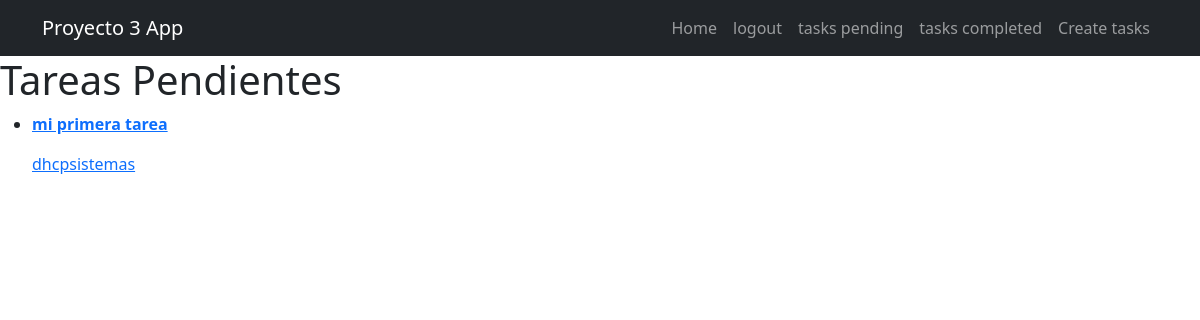
Page /tasks_completed/ (signed in) on the earlier database version.
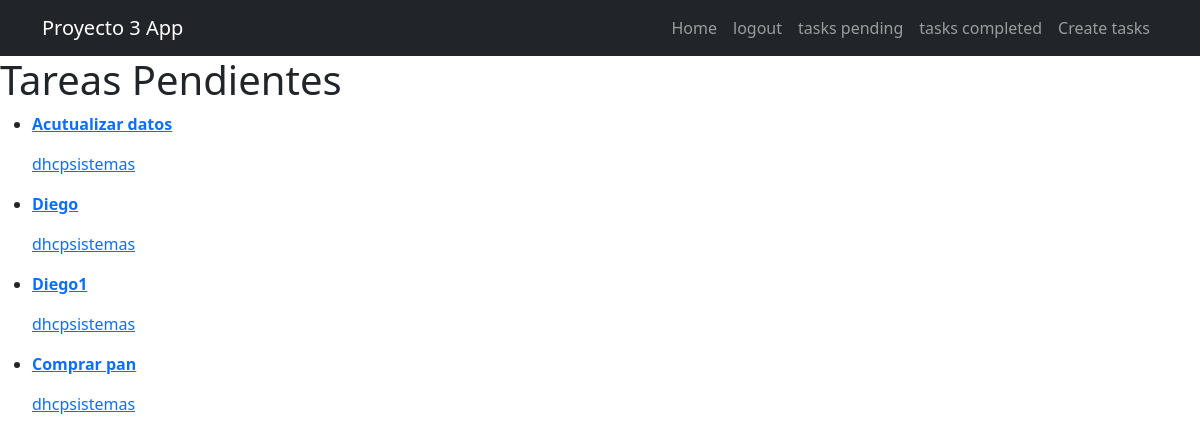
Same page on the later database version.
### tasks/models.py (models this page shows, shortened)
class Task(models.Model):
    title = models.CharField(max_length=100)
    descripcion = models.TextField(blank=True)
    created = models.DateTimeField(auto_now_add=True)
    detacompleted = models.DateTimeField(null=True)
    important = models.BooleanField(default=False)
    user = models.ForeignKey(User, on_delete=models.CASCADE)

### tasks/views.py (the view)
# urls.py: path('tasks_completed/', views.tasks_completed, name='tasks_completed'),
@login_required
def tasks_completed(request):
        tasks = Task.objects.filter(user=request.user, detacompleted__isnull=False).order_by
        ('-datecompleted')
        return render(request, 'tasks.html', {'tasks': tasks})

### tasks/templates/tasks.html (shortened to what this page needs)
{% extends 'base.html' %}
{% block content %}
<h1>Tareas Pendientes </h1>
<ul>
    {% for task in tasks %}
        <li>
            <a href="{% url 'task_datail' task.id %}">
                    {% if task.important %}
                    <strong>{{task.title}}</strong>
                    {% else %}
                    {{task.tible}}
                    {% endif %}
                    <p>{{task.user.username}}</p>
            </a>
        </li>
    {% endfor %}
</ul>
{% endblock %}

Differences in the rows shown:
removed Task: title "mi primera tarea", user.username "dhcpsistemas"
now on this page (row edited): Task: title "Acutualizar datos", user.username "dhcpsistemas"
added Task: title "Diego", user.username "dhcpsistemas"
added Task: title "Diego1", user.username "dhcpsistemas"
added Task: title "Comprar pan", user.username "dhcpsistemas"
